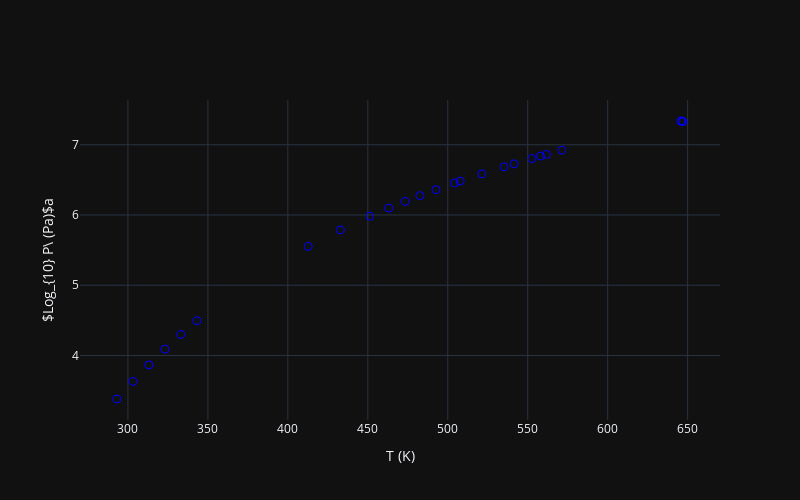

Here is the notebook cell this chart was saved with:
### Code cell
fig = make_subplots(rows=1,cols=1)
fig.add_scatter(x=T, y=log_Pv, mode='markers', marker_size=8, marker_color='rgba(0,0,0,0)',
                marker_line_color='rgb(0,0,255)', marker_line_width=1, name='Data')
fig.update_layout(width=800, height=500)
fig.update_layout(xaxis_title='T (K)', yaxis_title='$Log_{10} P\ (Pa)$a')
fig.show()

### Figure 1 — Plotly figure (JSON) as saved in the notebook; plotly's stock layout.template omitted (floating-point values rounded to 4 significant figures)
{"data": [{"marker": {"color": "rgba(0,0,0,0)", "line": {"color": "rgb(0,0,255)", "width": 1}, "size": 8}, "mode": "markers", "name": "Data", "type": "scatter", "x": [293.1, 303.1, 313.1, 323.1, 333.1, 343.1, 412.8, 432.9, 451.2, 463.1, 473.4, 482.6, 492.6, 504.1, 507.8, 521.3, 535.2, 541.5, 552.6, 558.0, 561.7, 571.3, 646.0, 646.0, 646.1, 647.1], "y": [3.38, 3.63, 3.865, 4.091, 4.3, 4.494, 5.553, 5.787, 5.982, 6.099, 6.194, 6.275, 6.361, 6.455, 6.483, 6.586, 6.686, 6.729, 6.804, 6.839, 6.863, 6.923, 7.336, 7.338, 7.339, 7.329]}], "layout": {"height": 500, "width": 800, "xaxis": {"anchor": "y", "domain": [0.0, 1.0], "title": {"text": "T (K)"}}, "yaxis": {"anchor": "x", "domain": [0.0, 1.0], "title": {"text": "$Log_{10} P\\ (Pa)$a"}}}}
